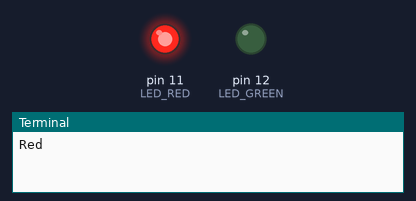
A program run on a simulated Raspberry Pi (header pin numbers). Shown: output pins drawn as LEDs (lit = HIGH), the last lines printed to the terminal.

Above: at 0.5 s.
At 1.5 s:
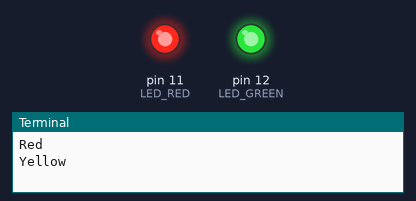
At 5.5 s:
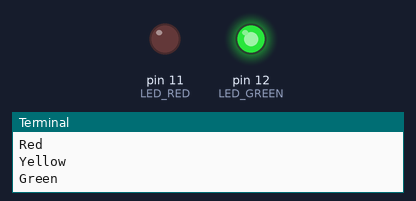
Timing chart, 0 to 6.9 s (numbered marks = the images above):
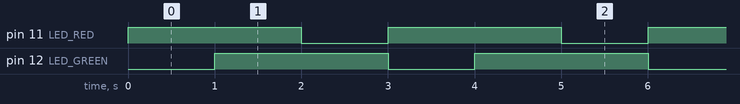

Measured:
- by itself, pin 11 (LED_RED), pin 12 (LED_GREEN): alternates HIGH for 2.0 s and LOW for 1.0 s
- by itself, everything shown: repeats every 3.0 s, in 3 steps

The program:

RG_SMALL.py
```python
# (licence header left out)
import RPi.GPIO as GPIO
import time

LED_RED = 11
LED_GREEN = 12

GPIO.setmode(GPIO.BOARD)
GPIO.setup(LED_GREEN, GPIO.OUT)
GPIO.setup(LED_RED, GPIO.OUT)

try:
	while True:


		print("Red")
		GPIO.output(LED_RED, GPIO.HIGH)
		time.sleep(1)
		GPIO.output(LED_RED, GPIO.LOW)

		print("Yellow")
		GPIO.output(LED_GREEN, GPIO.HIGH)
		GPIO.output(LED_RED, GPIO.HIGH)
		time.sleep(1)
		GPIO.output(LED_GREEN, GPIO.LOW)
		GPIO.output(LED_RED, GPIO.LOW)

		print("Green")
		GPIO.output(LED_GREEN, GPIO.HIGH)
		time.sleep(1)
		GPIO.output(LED_GREEN, GPIO.LOW)

except KeyboardInterrupt:
	print "Exception: KeyboardInterrupt"

finally:
	GPIO.cleanup()
```
